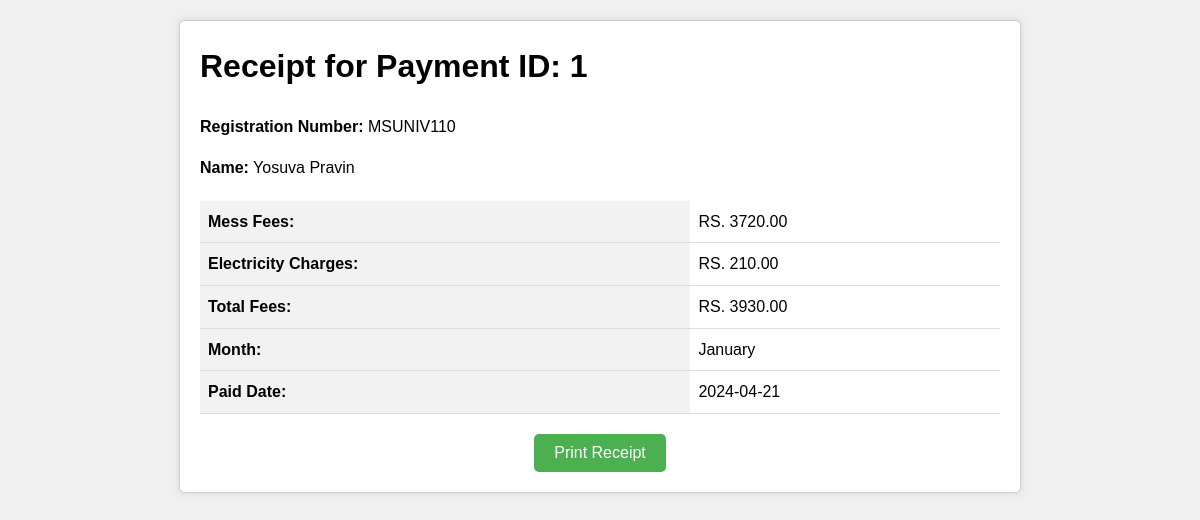
Page /stud/receipt.php?id=1 (signed in) on the committed database.
### tables this page shows
CREATE TABLE `amnt` (
  `id` int(11) NOT NULL,
  `reg` varchar(255) NOT NULL,
  `name` varchar(255) NOT NULL,
  `mess_fees` decimal(10,2) NOT NULL,
  `electricity_charges` decimal(10,2) NOT NULL,
  `total_fees` decimal(10,2) NOT NULL,
  `month` varchar(50) NOT NULL,
  `last_date` date NOT NULL,
  `laction` varchar(20) DEFAULT NULL,
  `year` int(11) DEFAULT NULL
);

### stud/receipt.php (the view, shortened to what this page needs)
<?php
include("../dbconnect.php");
if(isset($_GET['id'])) {
    $id = mysqli_real_escape_string($connect, $_GET['id']);
    $query = "SELECT * FROM amnt WHERE id = '$id'";
    $result = mysqli_query($connect, $query);
    if(mysqli_num_rows($result) > 0) {
        $payment = mysqli_fetch_assoc($result);
        $payment_date = date('Y-m-d');
        $payment['paid_date'] = $payment_date;
        ?>
        <!DOCTYPE html>
        <html lang="en">
        <head>
        </head>
        <body>
            <div class="container">
                <h1>Receipt for Payment ID: <?php echo $payment['id']; ?></h1>
                <div class="payment-details">
                    <p><strong>Registration Number:</strong> <?php echo $payment['reg']; ?></p>
                    <p><strong>Name:</strong> <?php echo $payment['name']; ?></p>
                </div>
                <table>
                    <tr>
                        <th>Mess Fees:</th>
                        <td>RS. <?php echo $payment['mess_fees']; ?></td>
                    </tr>
                    <tr>
                        <th>Electricity Charges:</th>
                        <td>RS. <?php echo $payment['electricity_charges']; ?></td>
                    </tr>
                    <tr>
                        <th>Total Fees:</th>
                        <td>RS. <?php echo $payment['total_fees']; ?></td>
                    </tr>
                    <tr>
                        <th>Month:</th>
                        <td><?php echo $payment['month']; ?></td>
                    </tr>
                    <tr>
                        <th>Paid Date:</th>
                        <td><?php echo $payment['paid_date']; ?></td>
                    </tr>
                </table>
                <div class="print-button">
                    <button onclick="window.print()">Print Receipt</button>
                </div>
            </div>
        </body>
        </html>
        <?php
    } else {
        echo "Payment record not found.";
    }
} else {
    echo "Error: Payment ID not provided.";
}
?>

### stud/receipt.php (style rules this page uses)
body { font-family: Arial, sans-serif; line-height: 1.6; margin: 0; padding: 20px; background-color: #f0f0f0; }
.container { max-width: 800px; margin: auto; padding: 20px; border: 1px solid #ccc; border-radius: 5px; background-color: #fff; box-shadow: 0 0 10px rgba(0, 0, 0, 0.1); }
h1, h2, h3 { margin-top: 0; }
table { width: 100%; border-collapse: collapse; margin-bottom: 20px; }
th, td { padding: 8px; text-align: left; border-bottom: 1px solid #ddd; }
th { background-color: #f2f2f2; }
.print-button { text-align: center; margin-top: 20px; }
.print-button button { padding: 10px 20px; background-color: #4caf50; color: #fff; border: none; border-radius: 5px; cursor: pointer; font-size: 16px; transition: background-color 0.3s; }
.payment-details { margin-bottom: 20px; }

### rows in the picture
amnt: id "1", reg "MSUNIV110", name "Yosuva Pravin", mess_fees "3720.00", electricity_charges "210.00", total_fees "3930.00", month "January"

### other values in the picture
$payment['paid_date'] "2024-04-21"
